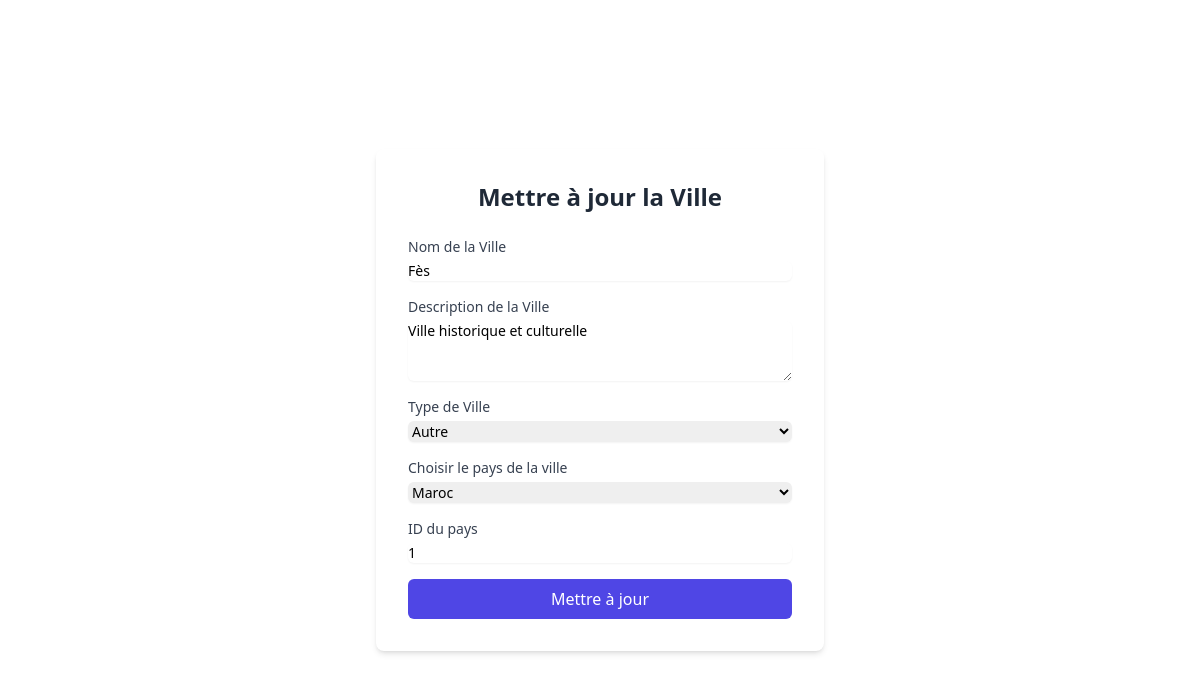
Page /edit_ville.php?id=4 on the committed database.
### tables this page shows
CREATE TABLE `villes` (
    `id_ville` int(11) AUTO_INCREMENT PRIMARY KEY NOT NULL,
    `Nom` varchar(255) NOT NULL,
    `Description` text DEFAULT NULL,
    `Type` enum('capitale', 'autre'),
    `id_pays` int(11),
    FOREIGN KEY (`id_pays`) REFERENCES `pays`(`id_pays`) ON DELETE CASCADE ON UPDATE CASCADE
);

### edit_ville.php (the view, shortened to what this page needs)
<?php
$servername = "127.0.0.1";
$username = "root";
$password = "123456789";
$dbname = "africadata";
$conn = mysqli_connect($servername, $username, $password, $dbname);
if (isset($_GET['id'])) {
    $id = $_GET['id'];
    $sql = "SELECT * FROM villes WHERE id_ville = $id";
    $result = $conn->query($sql);
    if ($result->num_rows > 0) {
        $row = $result->fetch_assoc();
    } else {
        echo "Ville introuvable.";
        exit;
    }
}
?>
<!DOCTYPE html>
<html lang="fr">
<head>
    <link rel="stylesheet" href="./src/output.css">
    <link rel="stylesheet" href="./src/input.css">
</head>
<body id="body" class="flex items-center justify-center h-screen">
    <div class="bg-white p-8 rounded-lg shadow-md w-full max-w-md">
        <h2 class="text-2xl font-bold text-gray-800 mb-6 text-center">Mettre à jour la Ville</h2>
        <form method="POST" class="space-y-4">
            <div>
                <label for="Nom" class="block text-sm font-medium text-gray-700">Nom de la Ville</label>
                <input
                    type="text"
                    id="Nom"
                    name="Nom"
                    value="<?php echo htmlspecialchars($row['Nom']); ?>"
                    class="mt-1 block w-full rounded-md border-gray-300 shadow-sm focus:border-indigo-500 focus:ring-indigo-500 sm:text-sm"
                    placeholder="Entrez le nom de la ville"
                    required
                    aria-label="Nom de la ville"
                >
            </div>
            <div>
                <label for="Description" class="block text-sm font-medium text-gray-700">Description de la Ville</label>
                <textarea
                    id="Description"
                    name="Description"
                    class="mt-1 block w-full rounded-md border-gray-300 shadow-sm focus:border-indigo-500 focus:ring-indigo-500 sm:text-sm"
                    placeholder="Entrez une description détaillée de la ville"
                    rows="3"
                    required
                    aria-label="Description de la ville"
                ><?php echo htmlspecialchars($row['Description']); ?></textarea>
            </div>
            <div>
                <label for="Type" class="block text-sm font-medium text-gray-700">Type de Ville</label>
                <select id="Type" name="Type"
                    class="mt-1 block w-full rounded-md border-gray-300 shadow-sm focus:border-indigo-500 focus:ring-indigo-500 sm:text-sm"
                    required>
                    <option value="autre" <?php echo $row['Type'] == 'autre' ? 'selected' : ''; ?>>Autre</option>
                </select>
            </div>
            <div>
                <label for="pays" class="block text-sm font-medium text-gray-700">Choisir le pays de la ville</label>
                <select onchange="auto2()" id="pays" name="id_pays"
                    class="mt-1 block w-full rounded-md border-gray-300 shadow-sm focus:border-indigo-500 focus:ring-indigo-500 sm:text-sm"
                    required>
                    <?php
                    $sql_pays = "SELECT * FROM pays";
                    $result_pays = $conn->query($sql_pays);
                    if ($result_pays->num_rows > 0) {
                        while ($pays = $result_pays->fetch_assoc()) {
                            $selected = ($pays['id_pays'] == $row['id_pays']) ? 'selected' : '';
                            echo "<option value='" . htmlspecialchars($pays['nom']) . "' data-id='" . htmlspecialchars($pays['id_pays']) . "' $selected>" . htmlspecialchars($pays['nom']) . "</option>";
                        }
                    } else {
                        echo "<option value=''>Aucun pays disponible</option>";
                    }
                    ?>
                </select>
            </div>
            <div>
                <label for="id_pays" class="block text-sm font-medium text-gray-700">ID du pays</label>
                <input type="text" id="id_pays" name="id_pays" value="<?php echo htmlspecialchars($row['id_pays']); ?>"
                    class="mt-1 block w-full rounded-md border-gray-300 shadow-sm focus:border-indigo-500 focus:ring-indigo-500 sm:text-sm"
                    placeholder="Entrez l'ID du pays" required aria-label="ID du pays" readonly>
            </div>
            <button
                type="submit"
                class="w-full bg-indigo-600 text-white py-2 px-4 rounded-md hover:bg-indigo-700 focus:outline-none focus:ring-2 focus:ring-indigo-500 focus:ring-offset-2"
            >
                Mettre à jour
            </button>
        </form>
    </div>
</body>
</html>

### src/input.css (style rules this page uses)
#body { background-image: url("http://codeshogun.free.nf/gallery_gen/0db50c06d26149f56b8e4c020e41671d_fit.jpg?ts=1733822507"); background-size: cover; }

### rows in the picture
villes: Nom "Fès", Description "Ville historique et culturelle", Type "Autre", id_pays "1"

### other values in the picture
form field id_pays "Maroc"
